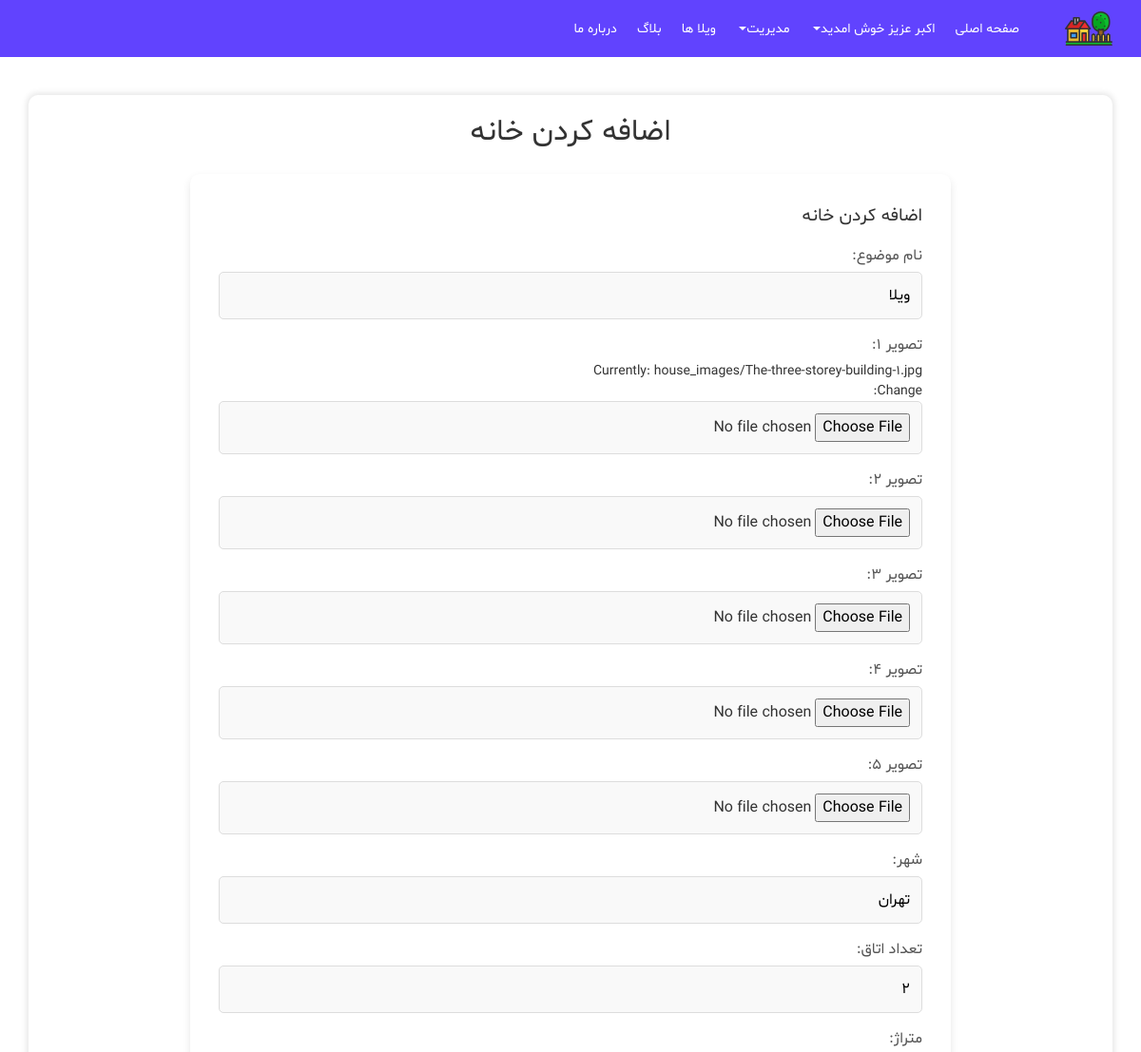
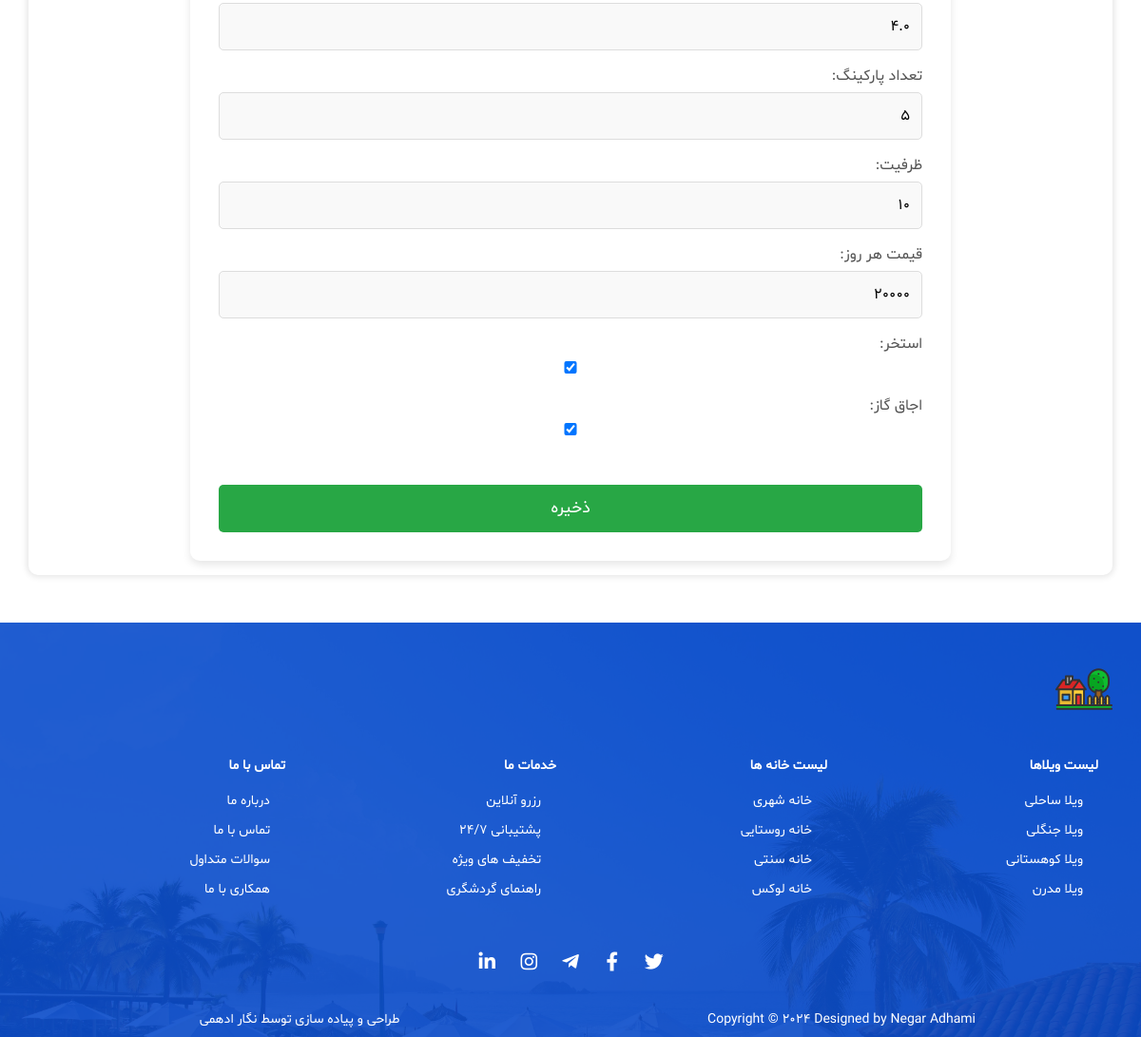
Screenshot of /houses/1/edit/ (signed in) with the database file from the repository (2 pictures, top to bottom).
### users/models.py (models this page shows)
class User(AbstractUser):
    ROLES = ((1, 'Admin'), (2, 'Host'), (3, 'Passenger'))
    role = models.IntegerField(choices=ROLES, default=3)
    phonenumber = models.CharField(max_length=15, blank=True, null=True)
    address = models.TextField(blank=True, null=True)
    role_change_requested = models.BooleanField(default=False)
    is_active = models.BooleanField(default=True)
    objects = UserManager()

### house/models.py (models this page shows, shortened)
class House(models.Model):
    name = models.CharField(max_length=100)
    image = models.ImageField(upload_to='house_images/')
    image2 = models.ImageField(upload_to='house_images/', null=True, blank=True)
    image3 = models.ImageField(upload_to='house_images/', null=True, blank=True)
    image4 = models.ImageField(upload_to='house_images/', null=True, blank=True)
    image5 = models.ImageField(upload_to='house_images/', null=True, blank=True)
    city = models.CharField(max_length=100)
    number_of_rooms = models.IntegerField()
    area = models.FloatField()
    number_of_parkings = models.IntegerField()
    capacity = models.IntegerField()
    price_per_day = models.IntegerField()
    pool = models.BooleanField(default=False)
    oven = models.BooleanField(default=False)
    user = models.ForeignKey(User, on_delete=models.CASCADE)
    is_active = models.BooleanField(default=True)

### house/views.py (the view)
# urls.py: path('houses/<int:pk>/edit/', views.HouseUpdateView.as_view(), name='house_update'),
class HouseUpdateView(LoginRequiredMixin, UpdateView):
    model = House
    form_class = HouseForm
    template_name = 'vila/house_form.html'
    success_url = reverse_lazy('house_list')
    def get_queryset(self):
        return House.objects.filter(user=self.request.user)

### templates/vila/house_form.html (shortened to what this page needs)
{% extends 'base.html' %}
{% block content %}
<section class="container content content-box">
    <h2 class="page-title">اضافه کردن خانه</h2>
    <div class="row mtop-2">
        <div class="col-md-10 col-sm-9 content-wrapper">
            <form method="post" class="user-info-form" enctype="multipart/form-data">
                <fieldset class="form-section">
                    <legend>اضافه کردن خانه</legend>
                    <div class="form-input">
                        <label for="id_name" class="form-label">نام موضوع:</label>
                        {{ form.name }}
                    </div>
                    <div class="form-input">
                        <label for="id_image" class="form-label">تصویر 1:</label>
                        {{ form.image }}
                    </div>
                    <div class="form-input">
                        <label for="id_image2" class="form-label">تصویر 2:</label>
                        {{ form.image2 }}
                    </div>
                    <div class="form-input">
                        <label for="id_image3" class="form-label">تصویر 3:</label>
                        {{ form.image3 }}
                    </div>
                    <div class="form-input">
                        <label for="id_image4" class="form-label">تصویر 4:</label>
                        {{ form.image4 }}
                    </div>
                    <div class="form-input">
                        <label for="id_image5" class="form-label">تصویر 5:</label>
                        {{ form.image5 }}
                    </div>
                    <div class="form-input">
                        <label for="id_city" class="form-label">شهر:</label>
                        {{ form.city }}
                    </div>
                    <div class="form-input">
                        <label for="id_number_of_rooms" class="form-label">تعداد اتاق:</label>
                        {{ form.number_of_rooms }}
                    </div>
                    <div class="form-input">
                        <label for="id_area" class="form-label">متراژ:</label>
                        {{ form.area }}
                    </div>
                    <div class="form-input">
                        <label for="id_number_of_parkings" class="form-label">تعداد پارکینگ:</label>
                        {{ form.number_of_parkings }}
                    </div>
                    <div class="form-input">
                        <label for="id_capacity" class="form-label">ظرفیت:</label>
                        {{ form.capacity }}
                    </div>
                    <div class="form-input">
                        <label for="id_price_per_day" class="form-label">قیمت هر روز:</label>
                        {{ form.price_per_day }}
                    </div>
                    <div class="form-input">
                        <label for="id_pool" class="form-label">استخر:</label>
                        {{ form.pool }}
                    </div>
                    <div class="form-input">
                        <label for="id_oven" class="form-label">اجاق گاز:</label>
                        {{ form.oven }}
                    </div>
                </fieldset>
                <button type="submit" class="btn-submit">ذخیره</button>
            </form>
        </div>
    </div>
</section>
{% endblock %}

### templates/includes/header.html (shortened to what this page needs)
{% load static %}
<header>
    <nav class="navbar navbar-expand-lg fixed-top p-0 header-nav">
        <div class="container">
            <a class="navbar-brand p-0 m-0" href="#">
                <img src="{% static 'images/logo.svg' %}" alt="ویلا">
            </a>
            <div class="collapse navbar-collapse" id="navbarSupportedContent">
                <ul class="navbar-nav">
                    <li class="nav-item">
                        <a class="nav-link active" href="{% url 'home' %}" title="صفحه اصلی">صفحه اصلی</a>
                    </li>
                    {% if user.is_authenticated %}
                        <li class="nav-item dropdown">
                            <a class="nav-link dropdown-toggle d-flex align-items-center" href="#" id="navbarDropdown"
                                role="button" data-toggle="dropdown" aria-haspopup="true" aria-expanded="false"
                                title="سوییت ها">
                                {{ user.first_name }} عزیز خوش امدید
                            </a>
                        </li>
                        {% if user.role == 2 %}
                            <li class="nav-item dropdown">
                                <a class="nav-link dropdown-toggle d-flex align-items-center" href="#" id="navbarDropdown1"
                                    role="button" data-toggle="dropdown" aria-haspopup="true" aria-expanded="false"
                                    title="جاذبه گردشگری">
                                    مدیریت
                                </a>
                            </li>
                        {% endif %}
                    {% endif %}
                    <li class="nav-item">
                        <a class="nav-link" href="{% url 'house_list' %}" title="ویلا ها">ویلا ها</a>
                    </li>
                    <li class="nav-item">
                        <a class="nav-link" href="{% url 'article' %}" title="بلاگ">بلاگ</a>
                    </li>
                    <li class="nav-item">
                        <a class="nav-link" href="{% url 'about_us' %}" title="درباره ما">درباره ما</a>
                    </li>
                </ul>
            </div>
        </div>
    </nav>
</header>

### static/css/style.css (style rules this page uses)
* { flex-wrap: wrap; font-family: shabnam; position: relative; box-sizing: border-box; outline: none; }
body { text-align: right; color: #333333; font-size: 14px; }
a, a:hover, a:active, a:focus { text-decoration: none; color: inherit; }
.row { padding: 0; margin: 0; width: 100%; }
.container, .container-fluid { padding: 0; }
img { max-width: 100%; }
.h1, .h2, .h3, .h4, .h5, .h6, h1, h2, h3, h4, h5, h6 { line-height: 1.5; }
:root { --main-blue: #094ccb; --main-light-blue: #3094fb; --main-yellow: #fbce45; --main-red: #f50f76; }
.header-nav { background-color: #6143FE; color: white; transition: 0.3s linear; }
.header-nav .navbar-brand img { max-width: 100px; max-height: 60px; padding: 5px 0; }
.header-nav .nav-link { margin-left: 5px; transition: 0.15s linear; }
.content-box { margin: 50px auto; box-shadow: 0px 0px 6px 2px rgba(0, 0, 0, 0.1); border-radius: 10px; padding: 15px 0; }
.content { margin-top: 100px; }
.page-title { font-size: 2rem; color: #333; margin-bottom: 20px; text-align: center; }
.content-wrapper { padding: 30px; background-color: #fff; border-radius: 10px; box-shadow: 0 4px 8px rgba(0, 0, 0, 0.1); max-width: 800px; width: 100%; margin: 0 auto; }
.form-section { margin-bottom: 30px; }
.form-input { margin-bottom: 15px; }
.form-label { display: block; font-size: 1rem; color: #555; margin-bottom: 5px; }
.input-field { width: 100%; padding: 12px; border: 1px solid #ddd; border-radius: 5px; font-size: 1rem; background-color: #f9f9f9; transition: all 0.3s ease; }
.btn-submit, .btn-request { display: inline-block; padding: 12px 20px; font-size: 1.1rem; color: #fff; background-color: #28a745; border: none; border-radius: 5px; cursor: pointer; transition: background-color 0.3s ease; width: 100%; }
legend { font-size: 1.2rem; color: #333; margin-bottom: 15px; }

### rows the page displays
User: first_name "اکبر"
House: name "ویلا", city "تهران", number_of_rooms "2", area "4.0", number_of_parkings "5", capacity "10", price_per_day "20000", pool "☑", oven "☑"
